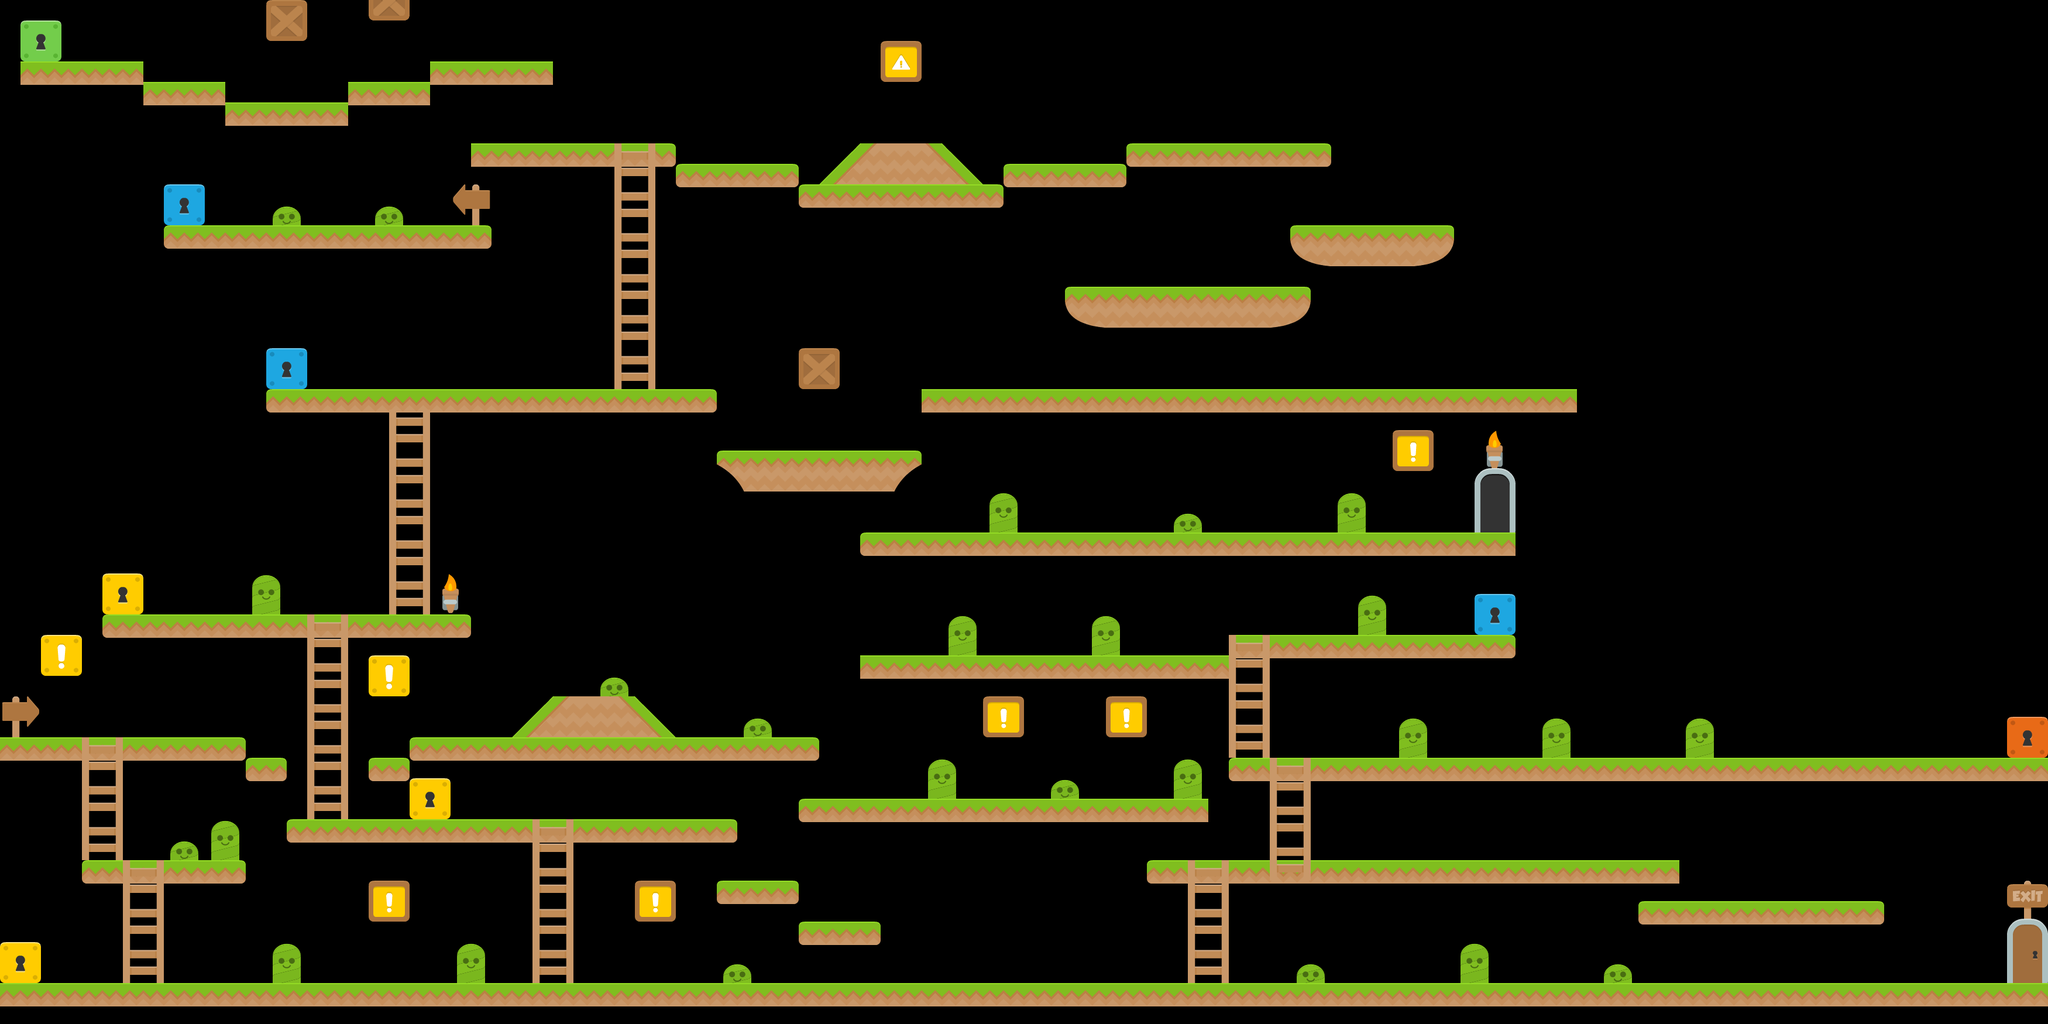

A level layout from a 2D game, rendered from its tile map. Below: a short description, then the map file with tile-grid data replaced by summaries:
An orthogonal 100x50 tile map with 35x35 px tiles, 3 tile layers (Tile Layer 1, Ladder Layer, Object Layer).

<map version="1.0" orientation="orthogonal" renderorder="right-down" width="100" height="50" tilewidth="35" tileheight="35" nextobjectid="1">
 <tileset firstgid="1" name="tileset" tilewidth="70" tileheight="70" spacing="2" margin="2">
  <image source="Cert2Platformer/tileset.png" width="1024" height="1024" />
 </tileset>
 <layer name="Tile Layer 1" width="100" height="50">
  <data>[5000 cells, 272 non-empty, 15 distinct tile ids]</data>
 </layer>
 <layer name="Ladder Layer" width="100" height="50">
  <data>[5000 cells, 35 non-empty, 1 distinct tile ids]</data>
 </layer>
 <layer name="Object Layer" width="100" height="50">
  <data>[5000 cells, 50 non-empty, 18 distinct tile ids]</data>
 </layer>
</map>